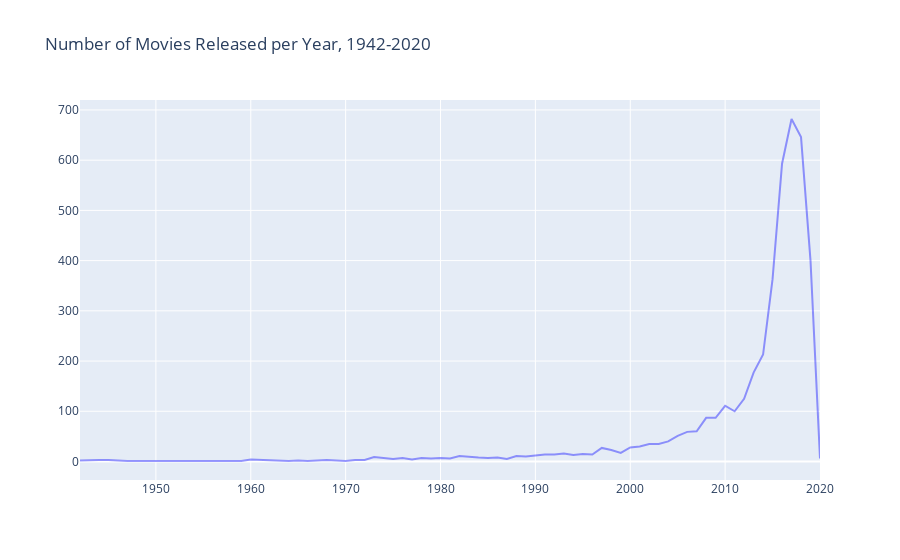

The cell this chart's notebook holds for it:
### Code cell
trace1 = go.Scatter(x=year_df.release_year,
                    y=year_df.num_of_titles,
                    name = 'Number of Movies Released per Year, 1942-2020',
                    line = dict(color = 'blue'),
                    opacity = 0.4)

layout = dict(title='Number of Movies Released per Year, 1942-2020',)

fig = dict(data=[trace1], layout=layout)
iplot(fig)

### Figure 1 — Plotly figure (JSON) as saved in the notebook; plotly's stock layout.template omitted (floating-point values rounded to 4 significant figures)
{"data": [{"line": {"color": "blue"}, "name": "Number of Movies Released per Year, 1942-2020", "opacity": 0.4, "type": "scatter", "x": [1942, 1943, 1944, 1945, 1946, 1947, 1954, 1955, 1956, 1958, 1959, 1960, 1962, 1964, 1965, 1966, 1967, 1968, 1969, 1970, 1971, 1972, 1973, 1974, 1975, 1976, 1977, 1978, 1979, 1980, 1981, 1982, 1983, 1984, 1985, 1986, 1987, 1988, 1989, 1990, 1991, 1992, 1993, 1994, 1995, 1996, 1997, 1998, 1999, 2000, 2001, 2002, 2003, 2004, 2005, 2006, 2007, 2008, 2009, 2010, 2011, 2012, 2013, 2014, 2015, 2016, 2017, 2018, 2019, 2020], "y": [2, 3, 3, 3, 2, 1, 1, 1, 1, 2, 1, 4, 3, 1, 2, 1, 2, 3, 2, 1, 3, 3, 9, 7, 5, 7, 4, 7, 6, 7, 6, 11, 9, 8, 7, 8, 5, 11, 10, 12, 14, 14, 16, 13, 15, 14, 27, 23, 17, 28, 30, 35, 35, 40, 51, 59, 60, 87, 87, 111, 100, 125, 177, 213, 363, 593, 682, 646, 400, 6]}], "layout": {"title": {"text": "Number of Movies Released per Year, 1942-2020"}}}
